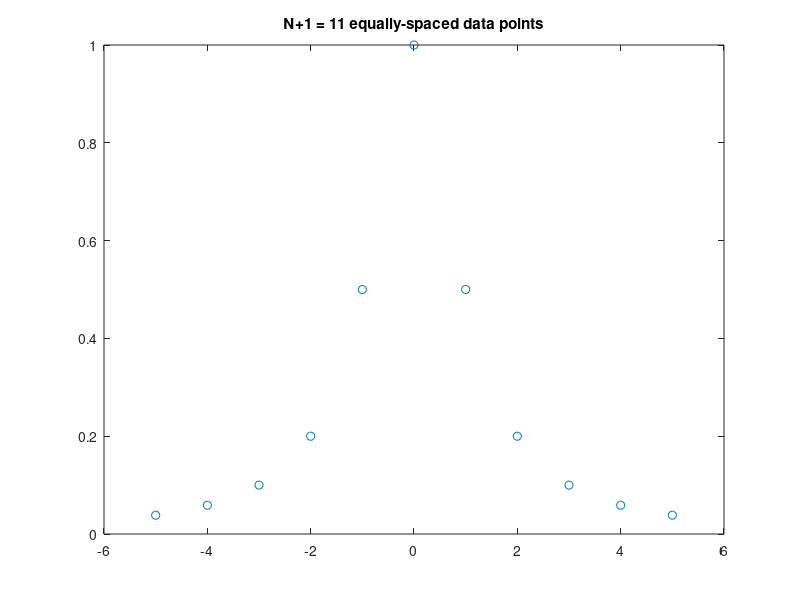
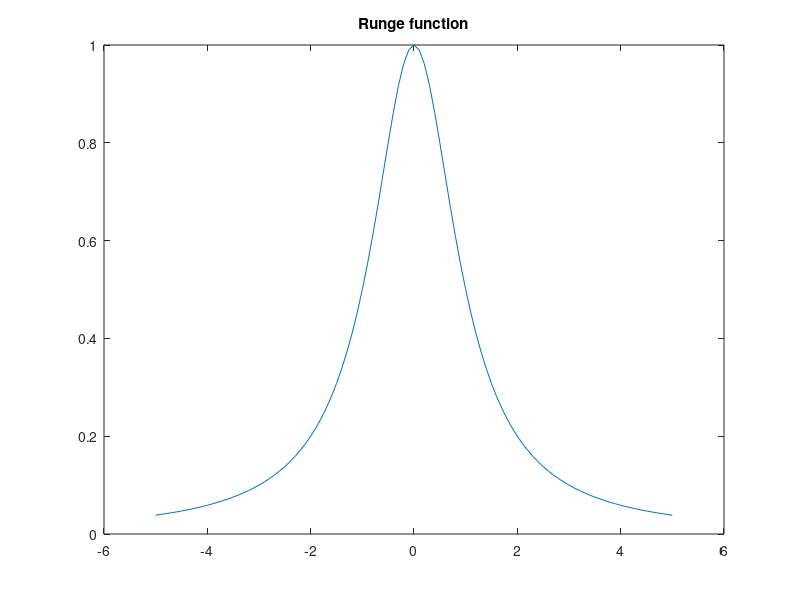
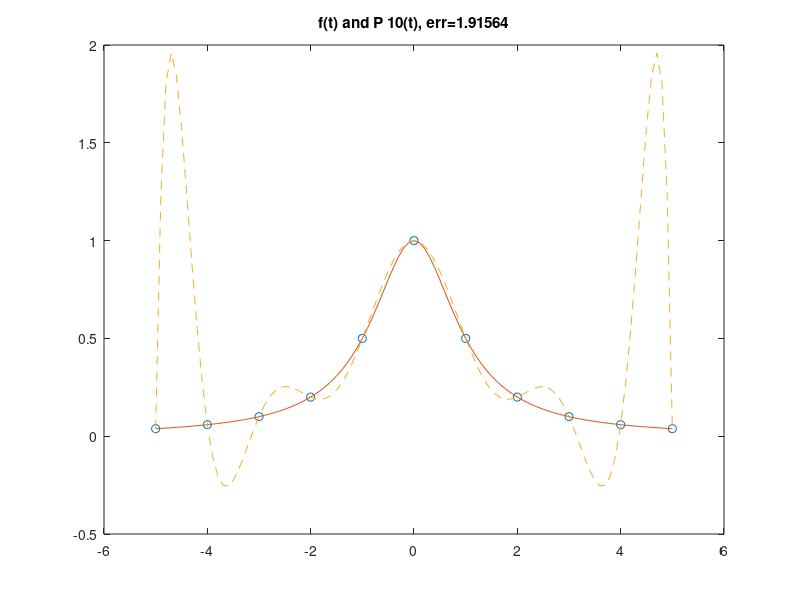
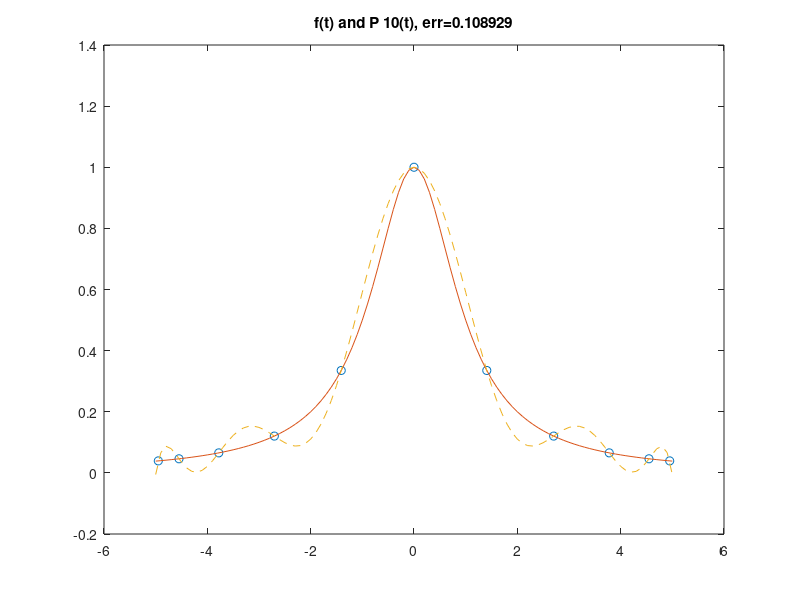

MATLAB code to generate these figures, in order:
%% Mazen Alotaibi
%% Problem 1
N = 10;
x = linspace(-5,5,N+1); %to see values, omit the ;
f = inline('1./(1+x.*x)','x');
y = f(x);
plot(x,y,'o')
title('N+1 = 11 equally-spaced data points')
t = [-5:.1:5];
figure;
plot(t,f(t),'-')
title('Runge function')
%% Problem 2
N = 10;
x = linspace(-5,5,N+1); %to see values, omit the ;
f = inline('1./(1+x.*x)','x');
y = f(x);
t = [-5:.1:5];
PN = polyfit(x,y,N);
v = polyval(PN,t);
err = norm(f(t)-v,inf)
figure;
plot(x,y,'o',t,f(t),'-',t,v,'--')
title(sprintf('f(t) and P {10}(t), err=%g',err))
%% Problem 3
N=10;
K = N+1;
a=-5;
b=5;
xcheb=zeros(1,K);
for i=1:K
    xcheb(i)=(a+b)/2 + (b-a)/2 * cos( (i-.5)*pi/K );
end
ycheb = f(xcheb);
t = [-5:.1:5];
PNcheb = polyfit(xcheb,ycheb,N);
v = polyval(PNcheb,t);
err = norm(f(t)-v,inf)
figure;
plot(xcheb,ycheb,'o',t,f(t),'-',t,v,'--')
title(sprintf('f(t) and P {10}(t), err=%g',err))

% When comparing problem 2 and 3, problem 2 has an error equals to 1.91564
% and problem3 has an error equals to 0.108929, problem 3 has less error
% compared to problem 2, which makes more accurate to plot.

% The dots of intersection for problem 2 are far from each other compared
% to problem 3's dots of intersection are closer to each other.

% The reason why problem 3 behaved better, it is because  Interpolation at 
% Chebychev nodes approximate better than using standard N-th Degree
% Interpolating Polynomial, as Interpolation at Chebychev nodes's results
% a polynomial approximation close to the minimax approximation.
%% Problem 4
N = 10;
x = linspace(-5,5,N+1); %to see values, omit the ;
f = inline('1./(1+x.*x)','x');
y = f(x);
t = [-5:.1:5];
vlin = interp1(x,y,t,'linear');
err = norm(f(t)-vlin,inf);
figure;
plot(x,y,'o',t,f(t),'-',t,vlin,'--')
title(sprintf('f(t) and P {10}(t), err=%g',err))

% When comparing problem 2, 3, and 4, problem2 has an error equals to
% 1.91564, problem3 has an error equals to 0.108929, and problem4 has an
% error equals to 0.0674312, problem4 has less error compared to problem 2
% and 3.

% The dots of intersection for problem 2 are far from each other compared
% to problem 4's dots of intersection are closer to each other, but problem
% 3's dots of intersection and problem 4's dots of intersection are similar
% in positioning.
%% Problem 5
N = 10;
x = linspace(-5,5,N+1); %to see values, omit the ;
f = inline('1./(1+x.*x)','x');
y = f(x);
t = [-5:.1:5];
vcub = interp1(x,y,t,'cubic');
err = norm(f(t)-vcub,inf);
figure;
plot(x,y,'o',t,f(t),'-',t,vcub,'--')
title(sprintf('f(t) and P {10}(t), err=%g',err))

% When comparing problem 2, 3, 4, and 5, problem2 has an error equals to
% 1.91564, problem3 has an error equals to 0.108929, problem4 has an
% error equals to 0.0674312, and problem5 has an error equals to 0.0177778,
% problem5 has less error compared to problem 2, 3, and 4.

% The dots of intersection for problem 2 are far from each other compared
% to problem 5's dots of intersection are closer to each other, but problem
% 5's dots of intersection and problem 3's and 4's dots of intersection are
% similar in positioning.
%% Problem 6
N = 10;
x = linspace(-5,5,N+1); %to see values, omit the ;
f = inline('1./(1+x.*x)','x');
y = f(x);
t = [-5:.1:5];
vspl = interp1(x,y,t,'spline');
err = norm(f(t)-vspl,inf)
figure;
plot(x,y,'o',t,f(t),'-',t,vspl,'--')
title(sprintf('f(t) and P {10}(t), err=%g',err))

% When comparing problem 2, 3, 4, 5, and 6, problem2 has an error equals to
% 1.91564, problem3 has an error equals to 0.108929, problem4 has an
% error equals to 0.0674312, problem5 has an error equals to 0.0177778, and
% problem6 has an error equals to 0.0219604, problem 5 has less error
% compared to problem 2, 3, 4, and 6.

% The dots of intersection for problem 2 are far from each other compared
% to problem 6's dots of intersection are closer to each other, but problem
% 6's dots of intersection and problem 3's, 4's, and 5's dots of
% intersection are similar in positioning.
%% Problem 7(1)
N = 20;
x = linspace(-5,5,N+1); %to see values, omit the ;
f = inline('1./(1+x.*x)','x');
y = f(x);
plot(x,y,'o')
title('N+1 = 11 equally-spaced data points')
t = [-5:.1:5];
figure;
plot(t,f(t),'-')
title('Runge function')
%% Problem 7(2)
N = 20;
x = linspace(-5,5,N+1); %to see values, omit the ;
f = inline('1./(1+x.*x)','x');
y = f(x);
t = [-5:.1:5];
PN = polyfit(x,y,N);
v = polyval(PN,t);
err = norm(f(t)-v,inf)
figure;
plot(x,y,'o',t,f(t),'-',t,v,'--')
title(sprintf('f(t) and P {20}(t), err=%g',err))
%% Problem 7(3)
N = 20;
K = N+1;
a=-5;
b=5;
xcheb=zeros(1,K);
for i=1:K
    xcheb(i)=(a+b)/2 + (b-a)/2 * cos( (i-.5)*pi/K );
end
ycheb = f(xcheb);
t = [-5:.1:5];
PNcheb = polyfit(xcheb,ycheb,N);
v = polyval(PNcheb,t);
err = norm(f(t)-v,inf)
figure;
plot(xcheb,ycheb,'o',t,f(t),'-',t,v,'--')
title(sprintf('f(t) and P {10}(t), err=%g',err))

% answer for problem 7:
% It seems that when repeating problem 2 after making N equals to 20 that
% the error increased dramatically, 58.2781, from problem 2 which the
% error equals to 1.91564, so this caused the intersection dots to be
% apart from each other compared to when repeating problem 3 after making N
% equals to 20 that the error decreased dramatically, 0.0153251, from
% problem 3 which the error equals to 0.108929

% To sum up, Interpolation at Chebychev nodes behaves better when the
% number of interserction dots are large compared to N-th Degree
% Interpolating Polynomial that behaves bad when the number of
% intersections dots are large.